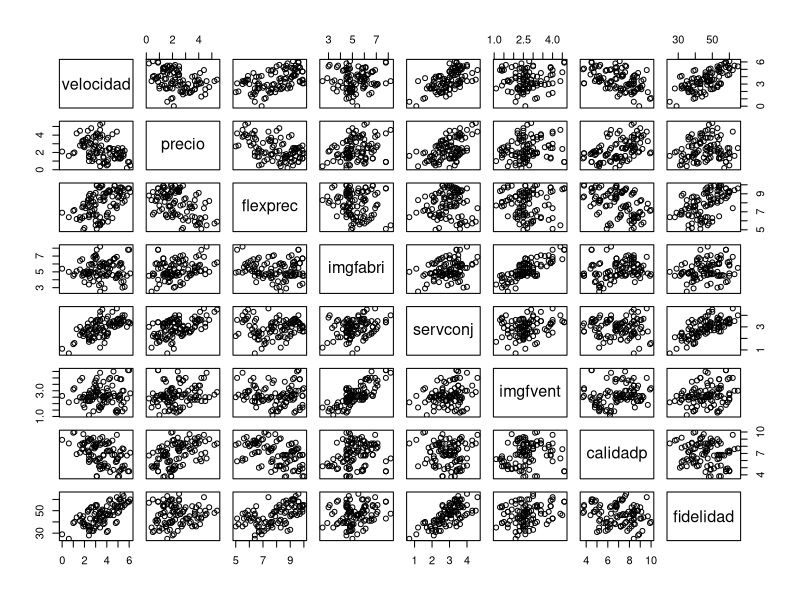
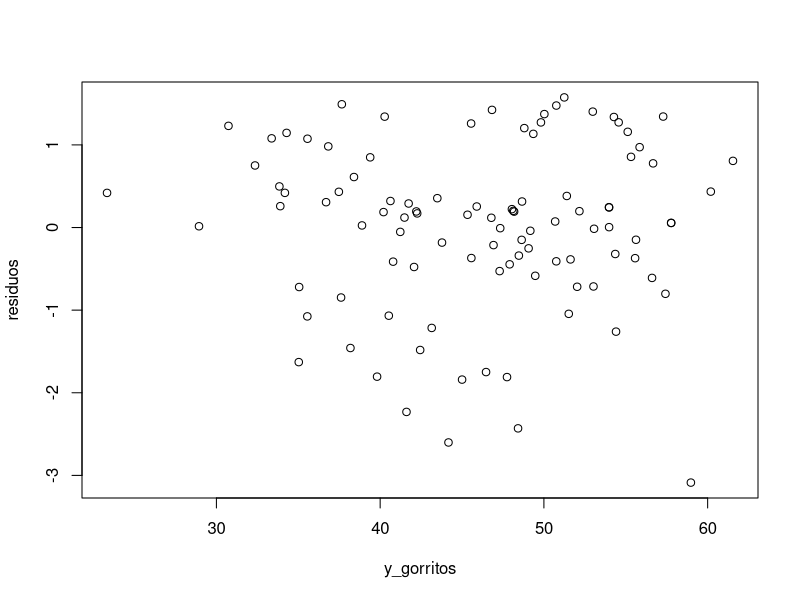
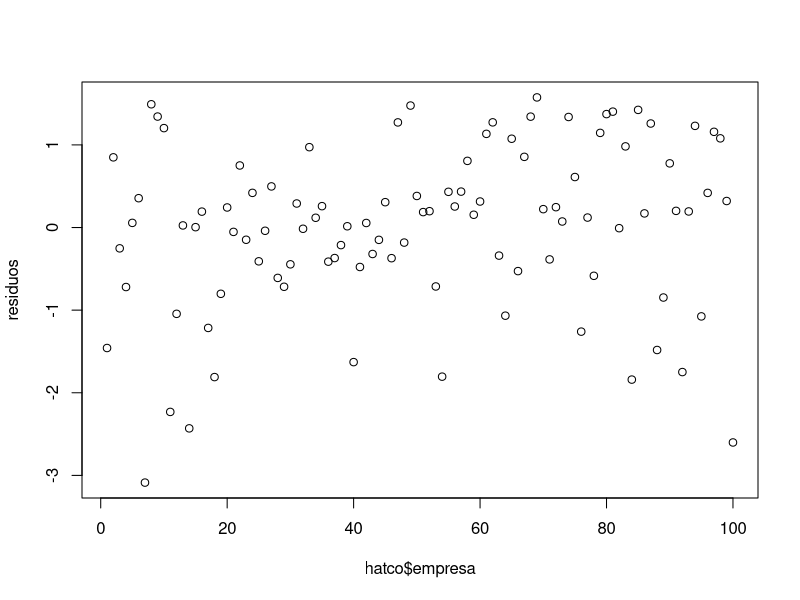
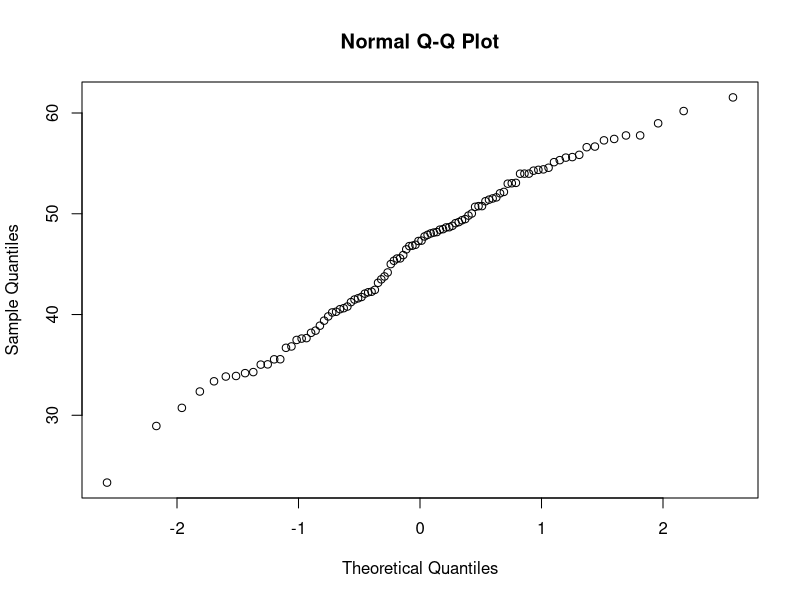
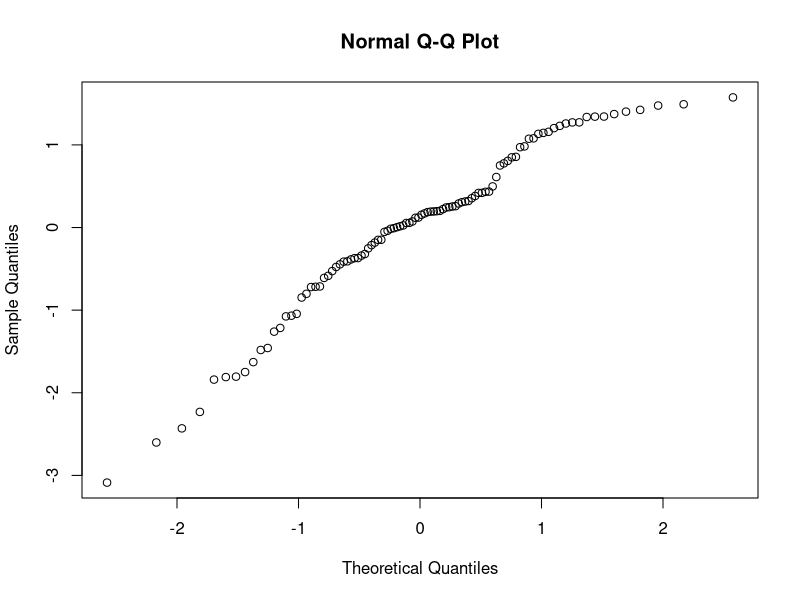
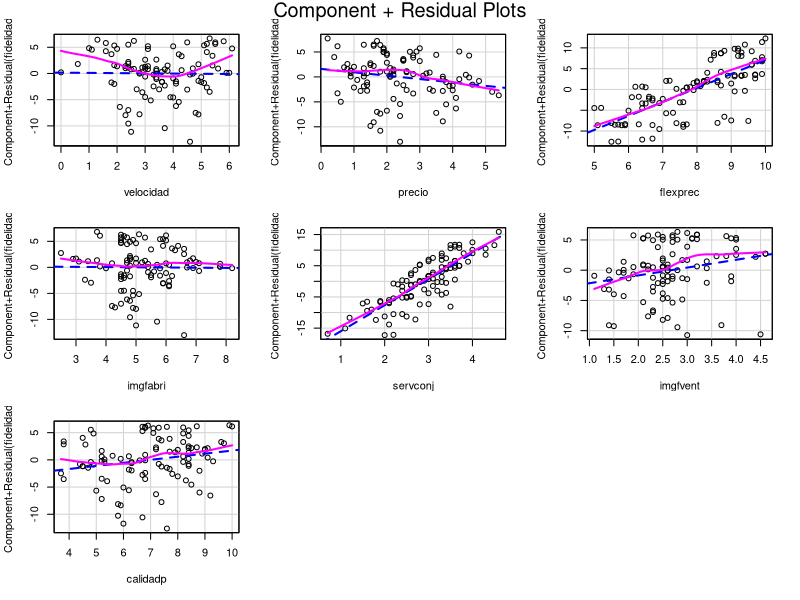
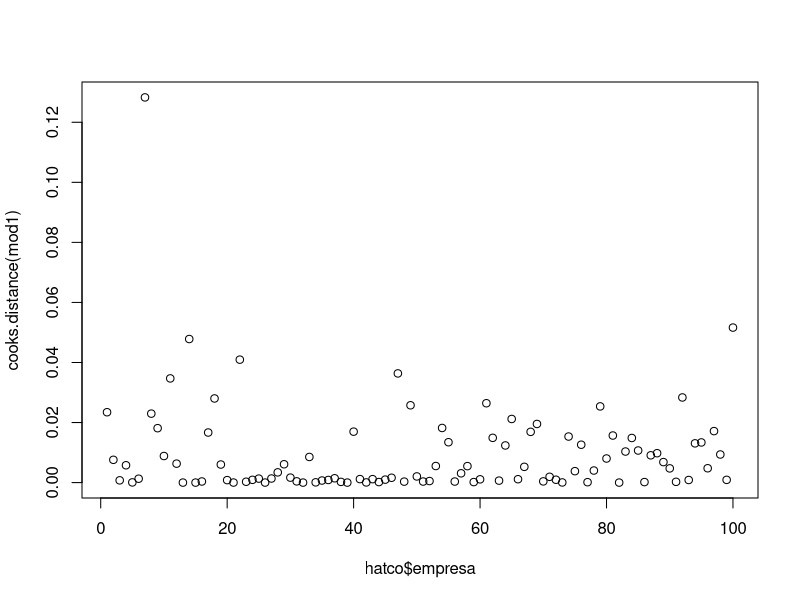
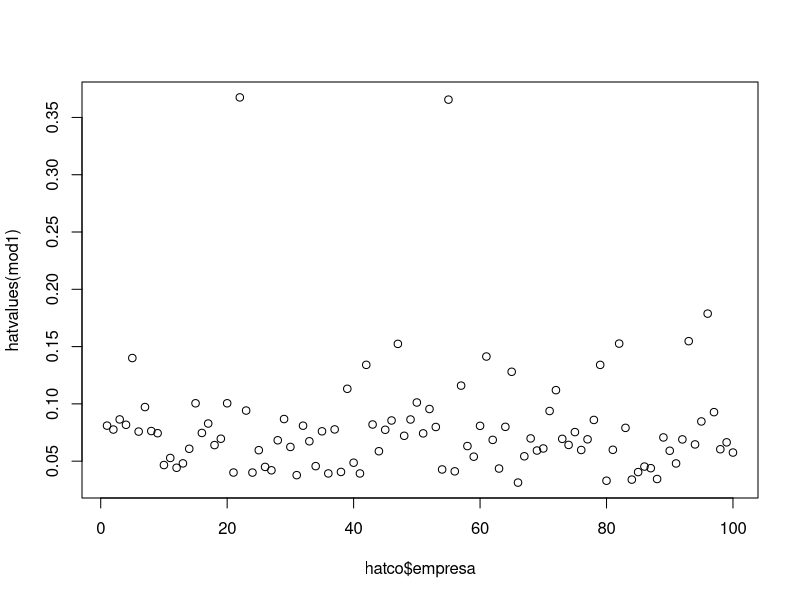

Source code (R) for these figures, in order:
## ---- chunk 1
hatco <- read.csv(
  "csv/hatco2.csv",
  colClasses = c(
    "tamano"     = "factor",
    "adquisic"   = "factor",
    "tindustr"   = "factor",
    "tsitcomp"   = "factor",
    "nfidelidad" = "factor",
    "nsatisfac"  = "factor"
  )
)
str(hatco)
summary(hatco)
## ---- chunk 2
plot(hatco[, c(6:13)])
## ---- chunk 3

mod1 <- lm(
  fidelidad ~ velocidad + precio + flexprec + imgfabri + servconj + imgfvent + calidadp,
  hatco
)
mod1

summary(mod1)

anova(mod1)
## ---- chunk 4
residuos <- rstandard(mod1)
y_gorritos <- mod1$fitted.values

plot(y_gorritos, residuos)
## ---- chunk 5

plot(hatco$empresa, residuos)
## ---- chunk 6
library("lmtest")
dwtest(mod1)
## ---- chunk 7
ks.test(y_gorritos, residuos)

qqnorm(y_gorritos)
qqnorm(residuos)
## ---- chunk 8
library("car")
crPlots(mod1)
## ---- chunk 9
hatco[abs(residuos) > 2.5, ]
# Alternativamente, podmos hacer
#   residuos[abs(residuos) > 2.5, ]
# Para sacar el valor que toman los residuos junto con la empresa.
## ---- chunk 10
cooks.distance(mod1)
hatvalues(mod1)
## ---- chunk 11
plot(hatco$empresa, cooks.distance(mod1))
## ---- chunk 12
plot(hatco$empresa, hatvalues(mod1))
## ---- chunk 13
influenceIndexPlot(mod1)
## ---- chunk 14
hatco <- hatco[-c(7, 100), ]
## ---- chunk 15
mod2 <- lm(
  fidelidad ~ velocidad + precio + flexprec + imgfabri + servconj + imgfvent + calidadp,
  hatco
)
mod2
summary(mod2)
anova(mod2)
## ---- chunk 16
R <- cor(hatco[, 6:12])
ai <- eigen(R)$values # Eigenvalues de R
## ---- chunk 17
sqrt(max(ai) / min(ai)) # Índice IC

sqrt(max(ai) / min(ai)) < 30
## ---- chunk 18
vif(mod2)
## ---- chunk 19
step(mod2)
## ---- chunk 20
step(mod2, direction = "both")
